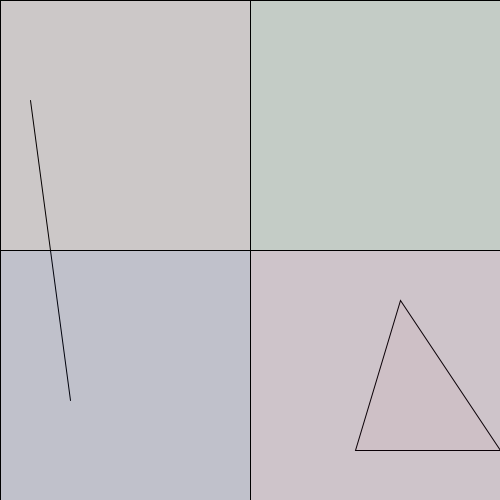
Frame 1 (no input)
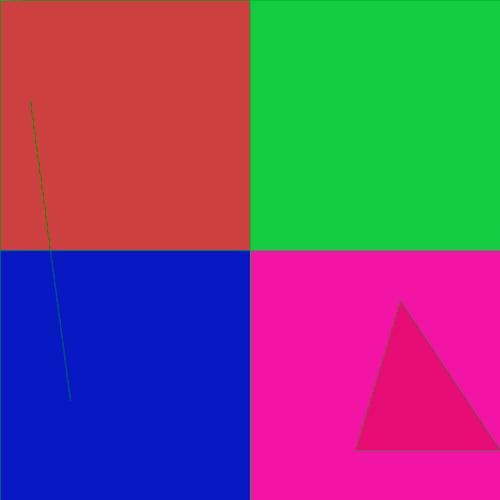
Frame 60 (the mouse pressed at the canvas centre just before this capture)
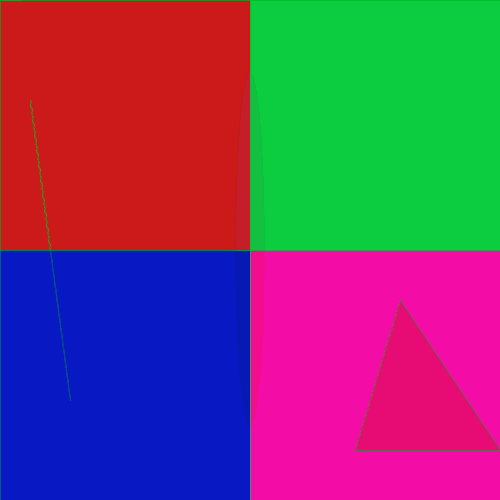
Frame 120 (the mouse held since frame 60 and released just before this capture)

The Processing sketch that drew these frames (run headless with seeded random() and noise(); from frame 60 on, the mouse is pressed at the canvas centre):

// Processing sketch: processing_35868
// ── processing_35868.pde

void setup(){
  size(500, 500);
}

void draw(){
  line(30, 100, 70, 400);
  fill(194, 10, 19, 5); //Red
  triangle(400, 300, 355, 450, 500, 450);
  rect(0, 0, 250, 250);
  
  fill(0, 194, 47, 10); //green
  rect(250, 0, 250, 250);
  
  fill(0,23,194, 15); //blue
  rect(0, 250, 250, 250);
  
  fill(255,0,148, 10); //pink
  rect(250, 250, 250, 250);
  
  stroke(0, 194, 47, 10);
  fill(random(255), random(255), random(255));
  ellipse(mouseX, mouseY, random(50),dist(pmouseX, pmouseY, mouseX, mouseY));
  
}
